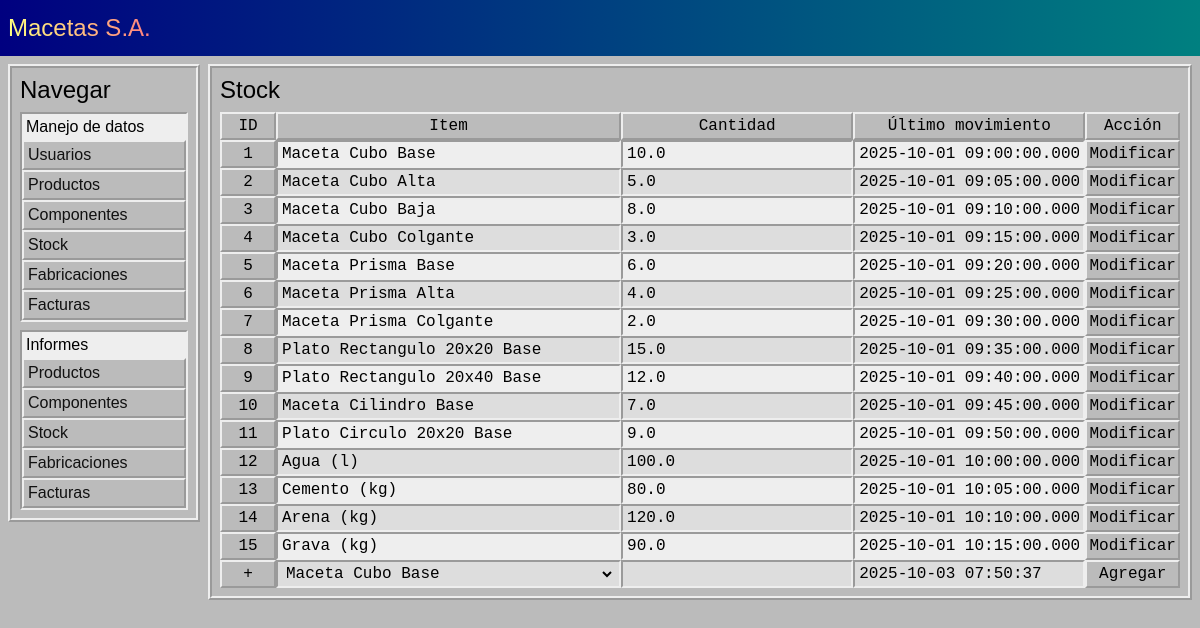
Page /stock/ on the earlier database version.
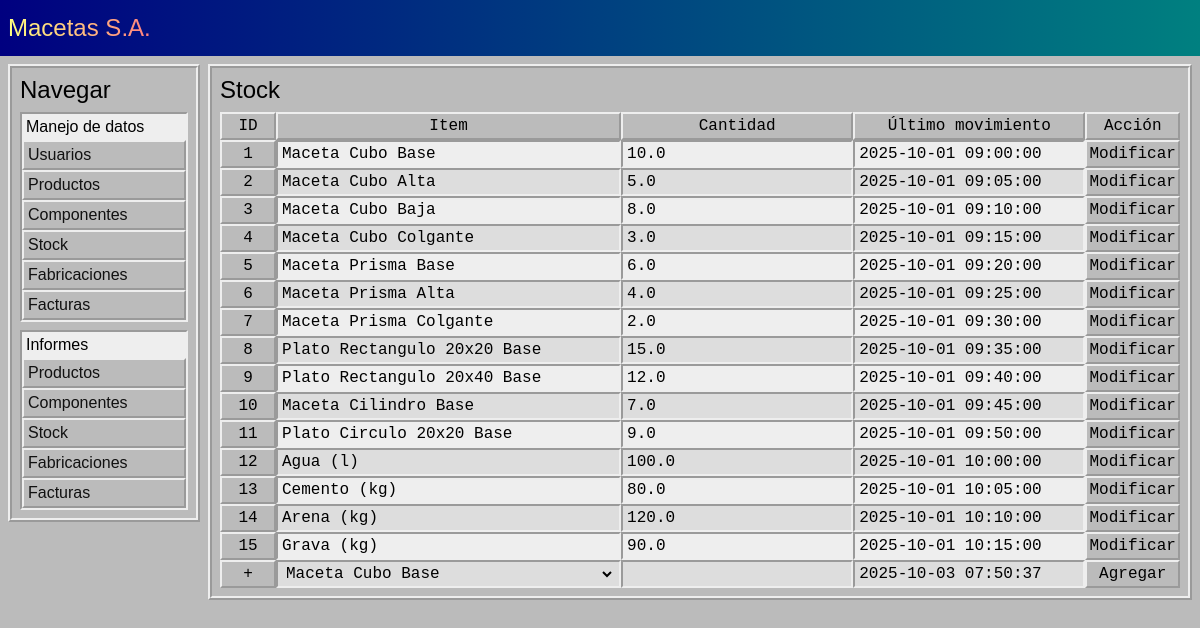
Same page on the later database version.
### tables this page shows
CREATE TABLE stock (
    id INTEGER PRIMARY KEY AUTOINCREMENT,
    id_item INTEGER NOT NULL,
    tipo_item TEXT NOT NULL,
    cantidad REAL NOT NULL,
    movimiento TEXT NOT NULL -- ISO8601 YYYY-MM-DD HH:MM:SS
);

### app.py (the view)
@APP.route('/stock/', methods=['GET'])
def Template_Stock():
    try:
        session['mensajes']
    except KeyError:
        session['mensajes'] = []
    return render_template('/stock.html', mensajes=session['mensajes'])

### app.py (called while the page is built)
def Get_DB():
    DB = getattr(g, '_database', None)
    if DB is None:
        DB = g._database = sqlite3.connect(DATABASE)
    return DB

@APP.teardown_appcontext
def Close_DB(exception):
    DB = getattr(g, '_database', None)
    if DB is not None:
        DB.close()

### funciones.py (called while the page is built)
def Fecha():
    return datetime.datetime.now().strftime("%Y-%m-%d")

    def getAll(self):
        self.CUR.execute('SELECT * FROM usuarios')
        query = self.CUR.fetchall()
        usuarios = {}
        for id, username, password, nombres, rol in query:
            usuario = {
                'username' : username,
                'password' : password,
                'nombres' : nombres,
                'rol' : rol
            }
            usuarios[id] = usuario
        return usuarios

    def getRoles(self):
        return ['Administrador', 'Gerente', 'Encargado', 'Operario']

    def getNext(self):
        try:
            id = self.DB.execute('SELECT seq + 1 FROM sqlite_sequence WHERE name = "usuarios"').fetchone()[0]
        except TypeError:
            return 1
        return id

    def getEnabled(self):
        self.CUR.execute('SELECT id, tipo, nombre, modelo, estilo, medidas, printf("%.2f", precio_venta) FROM productos WHERE habilitado == 1')
        query = self.CUR.fetchall()
        productos = {}
        for id, tipo, nombre, modelo, estilo, medidas, precio_venta in query:
            producto = {
                'tipo' : tipo,
                'nombre' : nombre,
                'modelo' : modelo,
                'estilo' : estilo,
                'medidas' : medidas,
                'precio_venta' : float(precio_venta)
            }
            productos[id] = producto
        return productos

    def getNext(self):
        try:
            id = self.DB.execute('SELECT seq + 1 FROM sqlite_sequence WHERE name = "productos"').fetchone()[0]
        except TypeError:
            return 1
        return id

    def getList(self):
        self.CUR.execute("SELECT id, tipo || ' ' || nombre || ' ' || modelo FROM productos WHERE habilitado = 1")
        query = self.CUR.fetchall()
        productos = {}
        for id, texto in query:
            productos[id] = texto
        return productos

    def getUnidades(self):
        unidades = {
            'kg' : 'Kilogramo(s)',
            'l' : 'Litro(s)',
            'cm' : 'Centímetro(s)',
            'u' : 'Unidad(es)'
        }
        return unidades

### templates/stock.html (shortened to what this page needs)
<!DOCTYPE html>
<html lang="en">
<head>
    <link rel='stylesheet' href="{{ url_for('static', filename='style.css') }}">
</head>
<body>
    {% include 'header.html' %}
    {% include 'aside.html' %}
    <main>
        <legend>Stock</legend>
        <table>
            <thead>
                <tr>
                    <th class="id">ID</th>
                    <th>Item</th>
                    <th>Cantidad</th>
                    <th>Último movimiento</th>
                    <th>Acción</th>
                </tr>
            </thead>
            <tbody>
                {% if stock %}
                    {% for id, item in stock.items() %}
                        <tr>
                            <form action="{{ url_for('Modificar_Stock') }}" method="post">
                                <th class="id">
                                    <input type="text" name="id" value="{{ id }}" readonly>
                                </th>
                                <td>
                                    {% if item['tipo_item'] == 'Producto' %}
                                        {% for id_producto, producto in productos_lista.items() %}
                                            {% if item['id_item'] == id_producto %}
                                                <input type="text" value="{{ producto }}" readonly>
                                            {% endif %}
                                        {% endfor %}
                                    {% elif item['tipo_item'] == 'Componente' %}
                                        {% for id_componente, componente in componentes_lista.items() %}
                                            {% if item['id_item'] == id_componente %}
                                                <input type="text" value="{{ componente }}" readonly>
                                            {% endif %}
                                        {% endfor %}
                                    {% endif %}
                                </td>
                                <td>
                                    <input type="number" name="cantidad" value="{{ item['cantidad'] }}" required min="0" step="0.1" onmousewheel="controlRueda(event, this, 0.1)">
                                </td>
                                <td>
                                    <input type="datetime" name="movimiento" value="{{ item['movimiento'] }}" readonly>
                                </td>
                                <th class="columnaAcciones">
                                    <span>
                                        <input type="submit" value="Modificar">
                                    </span>
                                </th>
                            </form>
                        </tr>
                    {% endfor %}
                {% endif %}
                <tr>
                    <form action="{{ url_for('Agregar_Stock') }}" method="post">
                        <th>
                            +
                        </th>
                        <td>
                            <select name="item" required>
                                <optgroup label="Productos">
                                    {% for id_producto, producto in productos_lista.items() %}
                                        <option value="Producto,{{ id_producto }}">{{ producto }}</option>
                                    {% endfor %}
                                </optgroup>
                            </select>
                        </td>
                        <td>
                            <input type="number" name="cantidad" required step="0.1" onmousewheel="controlRueda(event, this, 0.1)">
                        </td>
                        <td>
                            <input type="text" id="current-datetime" readonly>
                        </td>
                        <th class="columnaAcciones">
                            <span>
                                <input type="submit" value="Agregar">
                            </span>
                        </th>
                    </form>
                </tr>
            </tbody>
        </table>
    </main>
</body>
</html>

### templates/header.html (shortened to what this page needs)
<header>
    <legend><a href="{{ url_for('Index') }}">Macetas S.A.</a></legend>
</header>

### templates/aside.html (shortened to what this page needs)
<aside>
    <nav>
        <legend>Navegar</legend>
        <details open>
            <summary>Manejo de datos</summary>
            <a href="{{ url_for('Template_Usuarios') }}">Usuarios</a>
            <a href="{{ url_for('Template_Productos') }}">Productos</a>
            <a href="{{ url_for('Template_Componentes') }}">Componentes</a>
            <a href="{{ url_for('Template_Stock') }}">Stock</a>
            <a href="{{ url_for('Template_Fabricaciones') }}">Fabricaciones</a>
            <a href="/facturas">Facturas</a>
        </details>
        <details open>
            <summary>Informes</summary>
            <a href="">Productos</a>
            <a href="">Componentes</a>
            <a href="">Stock</a>
            <a href="">Fabricaciones</a>
            <a href="">Facturas</a>
        </details>
    </nav>
</aside>

### static/style.css (style rules this page uses)
* { margin: 0; padding: 0; font-family: sans-serif; }
html { --color-celeste: #008080; --color-azul: #000080; --color-negro: #111; --color-grisoscuro: #808080; --color-gris: #BBB; --color-grisclaro: #DDD; --color-blanco: #EEE; --borde-raised: 2px outset var(--color-blanco); --borde-sunken: 2px inset var(--color-blanco); --borde-grooved: 4px groove var(--color-blanco); --borde-ridged: 4px ridge var(--color-blanco); --fuente-grande: 1.5rem; background-color: var(--color-gris); min-height: 100dvh; }
body { padding: 0.5rem; display: grid; grid-template-areas: 'header header' 'aside main'; grid-template-columns: 12rem 1fr; grid-template-rows: 3rem auto; row-gap: 0.5rem; column-gap: 0.5rem; }
header { grid-area: header; margin: -0.5rem -0.5rem 0 -0.5rem; background: linear-gradient(to right, var(--color-azul), var(--color-celeste)); color: var(--color-blanco); font-size: var(--fuente-grande); padding: 0.5rem; display: flex; flex-direction: row; justify-content: space-between; align-items: center; }
header a { background-image: linear-gradient(to right, var(--color-azul), var(--color-celeste)); filter: invert(100%); color: transparent; background-clip: text; }
aside { grid-area: aside; display: flex; flex-direction: column; row-gap: 0.5rem; }
nav { padding: 0.5rem; border: var(--borde-ridged); min-width: 8rem; display: flex; flex-direction: column; row-gap: 0.5rem; }
nav summary { cursor: pointer; user-select: none; padding: 0.25rem; }
nav summary::marker { content: none; }
nav details { border: var(--borde-raised); background-color: var(--color-gris); }
nav details[open] { border: var(--borde-sunken); background-color: var(--color-blanco); }
nav a { display: block; padding: 0.25rem; background-color: var(--color-gris); border: var(--borde-raised); text-decoration: none; color: var(--color-negro); }
main { grid-area: main; padding: 0.5rem; display: flex; row-gap: 0.5rem; flex-direction: column; border: var(--borde-ridged); }
legend { font-size: var(--fuente-grande); }
table { width: 100%; border-spacing: 0; }
table * { font-family: monospace; font-size: 1rem; }
table th { border: var(--borde-raised); font-weight: normal; height: 1.5rem; padding: 0 2px; }
table th.id { width: 3rem; }
table th.id input { text-align: center; }
table td { border: var(--borde-sunken); background-color: var(--color-blanco); height: 1.5rem; padding: 0 0.25rem; }
table tr:nth-child(even) td { background-color: var(--color-grisclaro); }
table .columnaAcciones { border: unset; padding: 0; }
table .columnaAcciones span { display: flex; flex-direction: row; height: 100%; }
table input { width: 100%; outline: none; }
table input[type=text], table input[type=password], table input[type=number], table input[type=datetime], table input[type=date] { background: none; border: none; }
table input[type=button], table input[type=submit] { background: var(--color-gris); border: var(--borde-raised); }
table select { background: none; border: none; width: 100%; outline: none; }

Differences in the rows shown:
changed stock (number 1 of 15 on the later page): movimiento "2025-10-01 09:00:00.000" → "2025-10-01 09:00:00"
changed stock (number 2 of 15 on the later page): movimiento "2025-10-01 09:05:00.000" → "2025-10-01 09:05:00"
changed stock (number 3 of 15 on the later page): movimiento "2025-10-01 09:10:00.000" → "2025-10-01 09:10:00"
changed stock (number 4 of 15 on the later page): movimiento "2025-10-01 09:15:00.000" → "2025-10-01 09:15:00"
changed stock (number 5 of 15 on the later page): movimiento "2025-10-01 09:20:00.000" → "2025-10-01 09:20:00"
changed stock (number 6 of 15 on the later page): movimiento "2025-10-01 09:25:00.000" → "2025-10-01 09:25:00"
changed stock (number 7 of 15 on the later page): movimiento "2025-10-01 09:30:00.000" → "2025-10-01 09:30:00"
changed stock (number 8 of 15 on the later page): movimiento "2025-10-01 09:35:00.000" → "2025-10-01 09:35:00"
changed stock (number 9 of 15 on the later page): movimiento "2025-10-01 09:40:00.000" → "2025-10-01 09:40:00"
changed stock (number 10 of 15 on the later page): movimiento "2025-10-01 09:45:00.000" → "2025-10-01 09:45:00"
changed stock (number 11 of 15 on the later page): movimiento "2025-10-01 09:50:00.000" → "2025-10-01 09:50:00"
changed stock (number 12 of 15 on the later page): movimiento "2025-10-01 10:00:00.000" → "2025-10-01 10:00:00"
changed stock (number 13 of 15 on the later page): movimiento "2025-10-01 10:05:00.000" → "2025-10-01 10:05:00"
changed stock (number 14 of 15 on the later page): movimiento "2025-10-01 10:10:00.000" → "2025-10-01 10:10:00"
changed stock (number 15 of 15 on the later page): movimiento "2025-10-01 10:15:00.000" → "2025-10-01 10:15:00"
